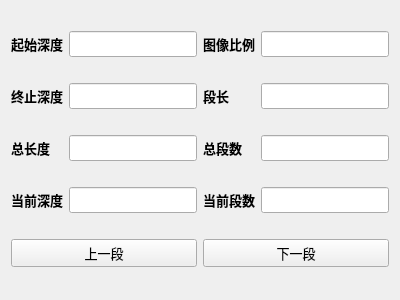
<?xml version="1.0" encoding="UTF-8"?>
<ui version="4.0">
 <class>ImageWidget</class>
 <widget class="QWidget" name="ImageWidget">
  <property name="geometry">
   <rect>
    <x>0</x>
    <y>0</y>
    <width>400</width>
    <height>300</height>
   </rect>
  </property>
  <property name="font">
   <font>
    <family>微软雅黑</family>
    <pointsize>10</pointsize>
   </font>
  </property>
  <property name="windowTitle">
   <string>Form</string>
  </property>
  <layout class="QHBoxLayout" name="horizontalLayout">
   <item>
    <layout class="QGridLayout" name="gridLayout_2">
     <item row="2" column="2">
      <widget class="QLabel" name="label_8">
       <property name="font">
        <font>
         <weight>75</weight>
         <bold>true</bold>
        </font>
       </property>
       <property name="text">
        <string>总段数</string>
       </property>
      </widget>
     </item>
     <item row="3" column="3">
      <widget class="QLineEdit" name="lineEdit_8"/>
     </item>
     <item row="3" column="0">
      <widget class="QLabel" name="label_5">
       <property name="font">
        <font>
         <weight>75</weight>
         <bold>true</bold>
        </font>
       </property>
       <property name="text">
        <string>当前深度</string>
       </property>
      </widget>
     </item>
     <item row="4" column="2" colspan="2">
      <widget class="QPushButton" name="nextButton">
       <property name="text">
        <string>下一段</string>
       </property>
      </widget>
     </item>
     <item row="3" column="1">
      <widget class="QLineEdit" name="lineEdit_4"/>
     </item>
     <item row="4" column="0" colspan="2">
      <widget class="QPushButton" name="lastButton">
       <property name="text">
        <string>上一段</string>
       </property>
      </widget>
     </item>
     <item row="2" column="3">
      <widget class="QLineEdit" name="lineEdit_7"/>
     </item>
     <item row="3" column="2">
      <widget class="QLabel" name="label_9">
       <property name="font">
        <font>
         <weight>75</weight>
         <bold>true</bold>
        </font>
       </property>
       <property name="text">
        <string>当前段数</string>
       </property>
      </widget>
     </item>
     <item row="2" column="1">
      <widget class="QLineEdit" name="lineEdit_3"/>
     </item>
     <item row="0" column="0">
      <widget class="QLabel" name="label_2">
       <property name="font">
        <font>
         <weight>75</weight>
         <bold>true</bold>
        </font>
       </property>
       <property name="text">
        <string>起始深度</string>
       </property>
      </widget>
     </item>
     <item row="1" column="2">
      <widget class="QLabel" name="label_7">
       <property name="font">
        <font>
         <weight>75</weight>
         <bold>true</bold>
        </font>
       </property>
       <property name="text">
        <string>段长</string>
       </property>
      </widget>
     </item>
     <item row="0" column="1">
      <widget class="QLineEdit" name="lineEdit"/>
     </item>
     <item row="1" column="0">
      <widget class="QLabel" name="label_3">
       <property name="font">
        <font>
         <weight>75</weight>
         <bold>true</bold>
        </font>
       </property>
       <property name="text">
        <string>终止深度</string>
       </property>
      </widget>
     </item>
     <item row="2" column="0">
      <widget class="QLabel" name="label_4">
       <property name="font">
        <font>
         <weight>75</weight>
         <bold>true</bold>
        </font>
       </property>
       <property name="text">
        <string>总长度</string>
       </property>
      </widget>
     </item>
     <item row="0" column="3">
      <widget class="QLineEdit" name="lineEdit_5"/>
     </item>
     <item row="0" column="2">
      <widget class="QLabel" name="label_6">
       <property name="font">
        <font>
         <weight>75</weight>
         <bold>true</bold>
        </font>
       </property>
       <property name="text">
        <string>图像比例</string>
       </property>
      </widget>
     </item>
     <item row="1" column="1">
      <widget class="QLineEdit" name="lineEdit_2"/>
     </item>
     <item row="1" column="3">
      <widget class="QLineEdit" name="lineEdit_6"/>
     </item>
    </layout>
   </item>
  </layout>
 </widget>
 <resources/>
 <connections/>
</ui>
